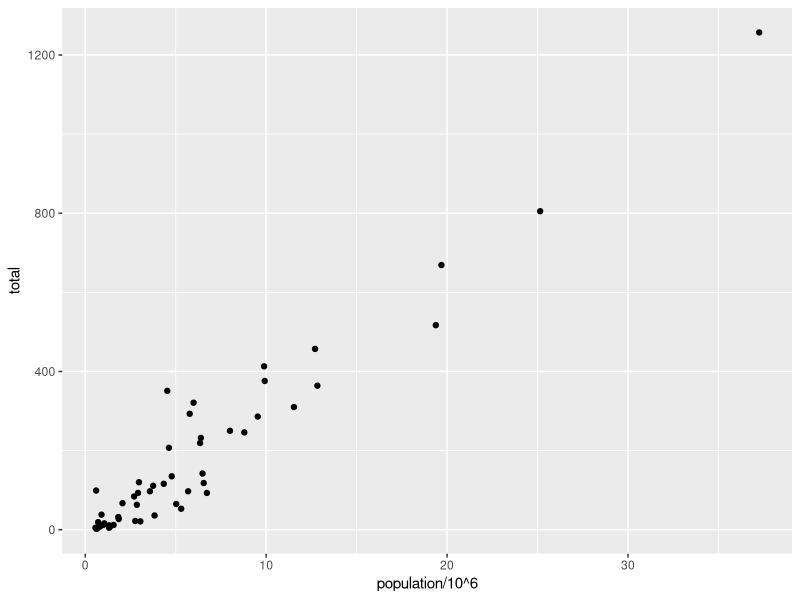
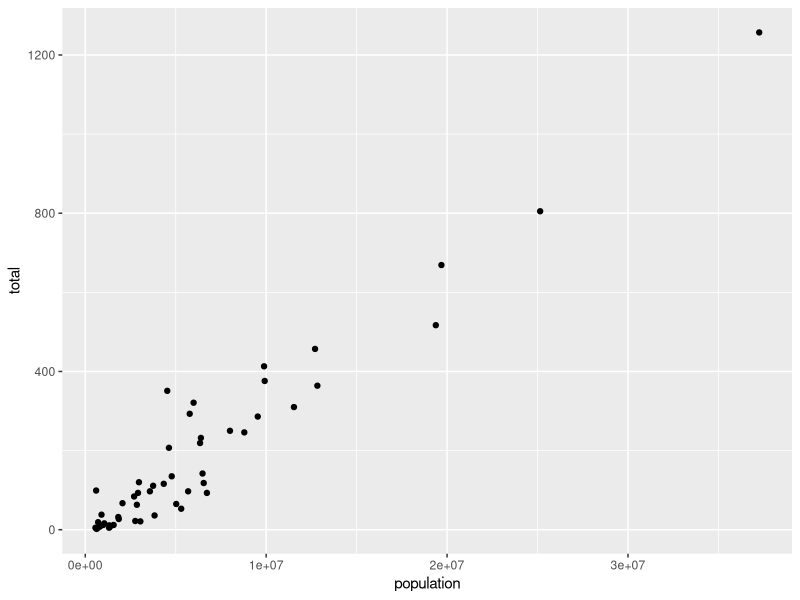
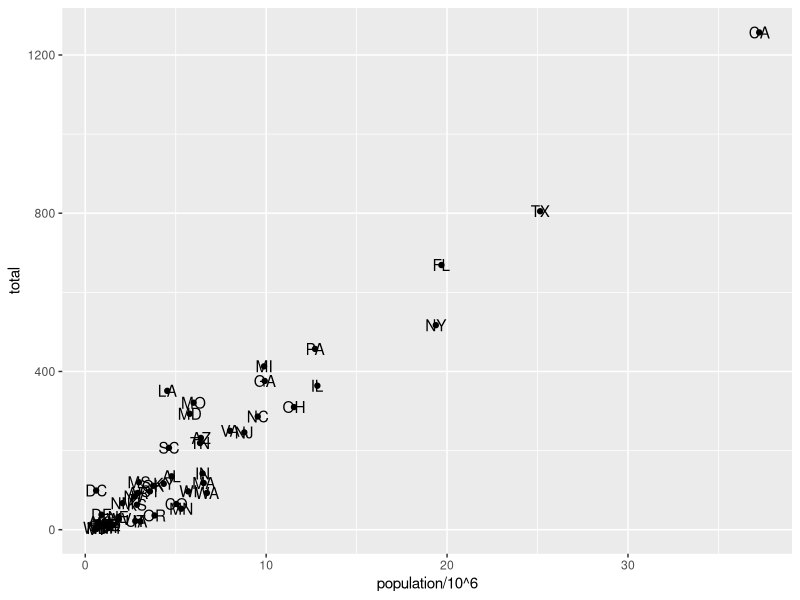
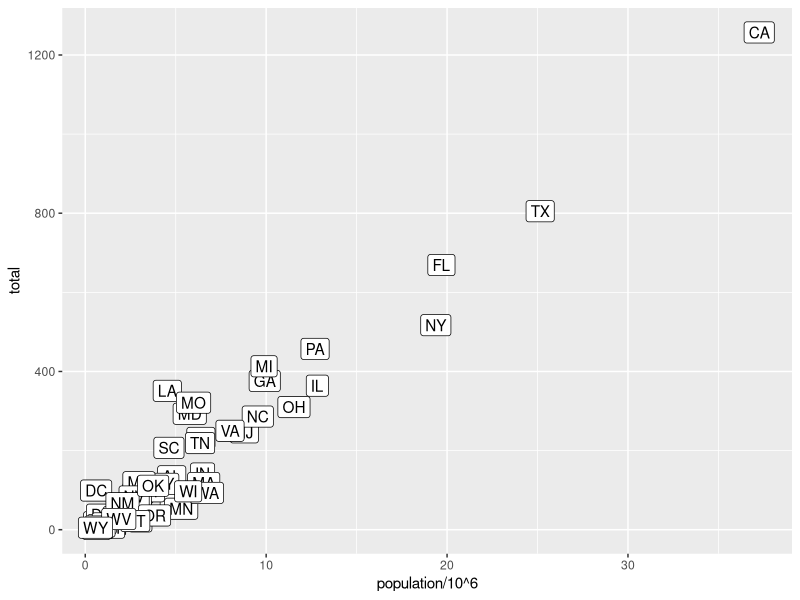
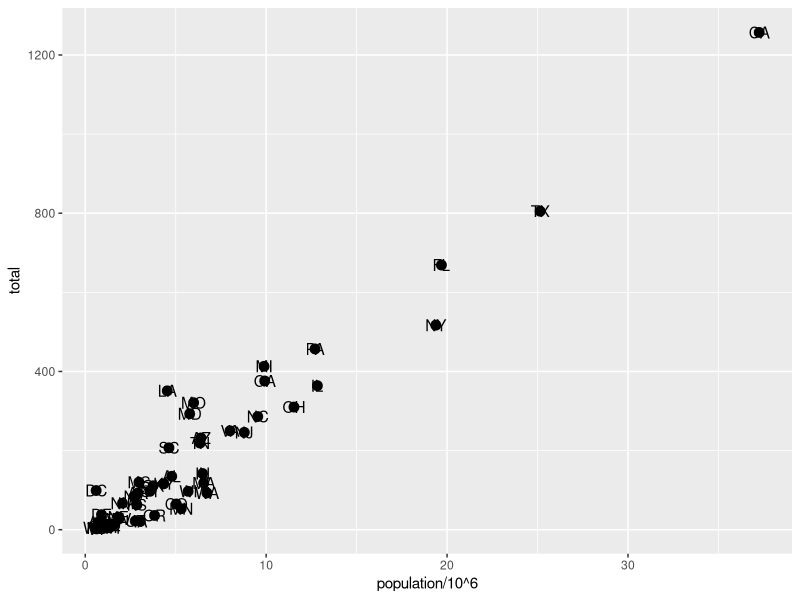
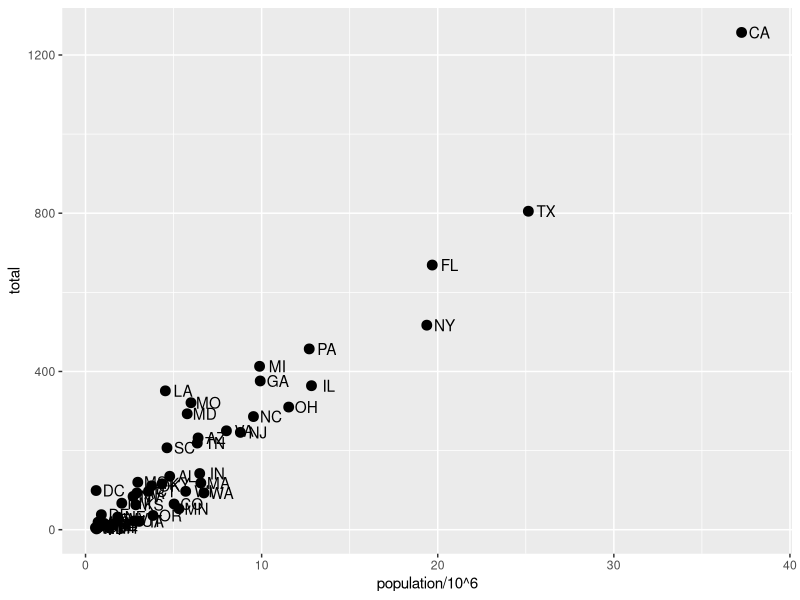
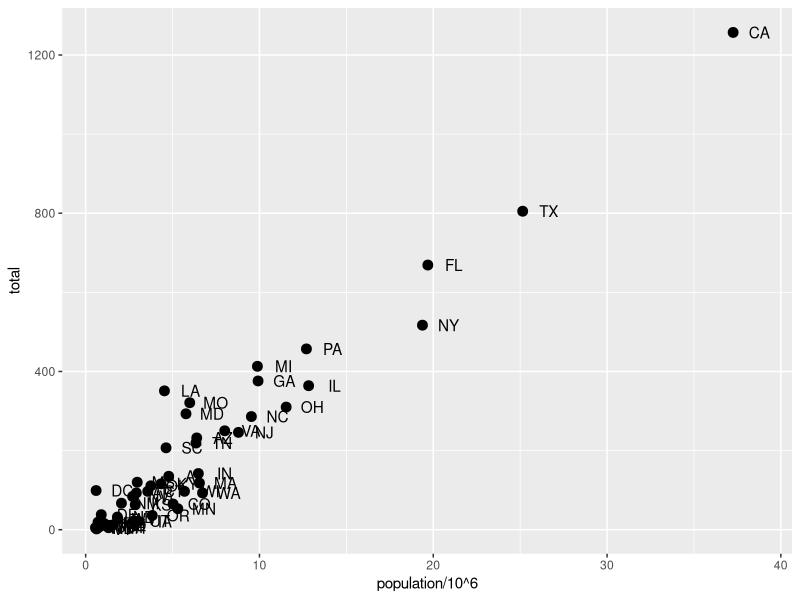
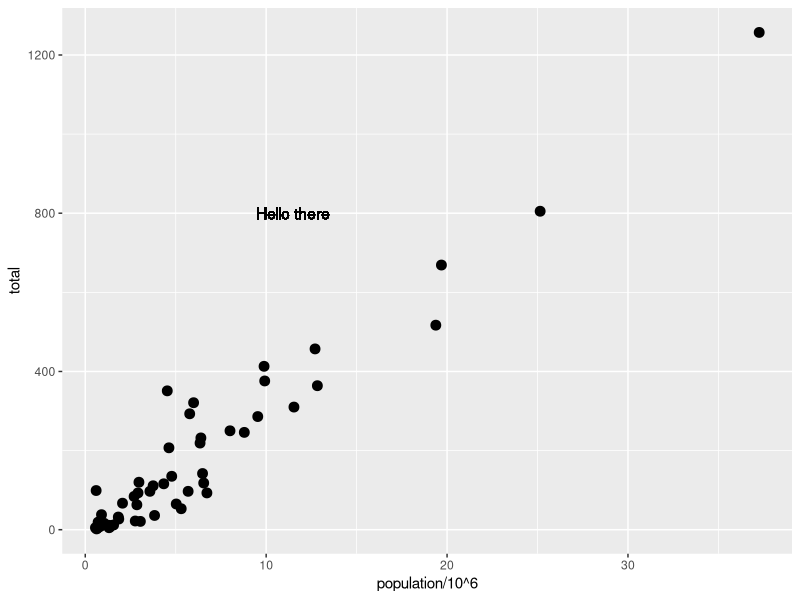

These charts were generated, in order, by the following R code:
library(tidyverse)
library(dslabs)
data(murders)
p <- ggplot(data=murders)

##SCATTERPLOT
murders %>% ggplot() + 
  geom_point(aes(population/10^6, total))

p + geom_point(aes(population,total))

#geom_label y geom_text añaden los labels a la gráfica. 

p + geom_point(aes(population/10^6,total)) + geom_text(aes(population/10^6, total, label = abb))
p + geom_point(aes(population/10^6,total)) + geom_label(aes(population/10^6, total, label = abb))

#change the size of the points 
p + geom_point(aes(population/10^6,total), size = 3) + geom_text(aes(population/10^6, total, label = abb))

#corriendo el label para que se pueda ver bien 
p + geom_point(aes(population/10^6,total), size = 3) + geom_text(aes(population/10^6, total, label = abb), nudge_x = 1)

#simplificando el código 
p <- murders %>% ggplot(aes(population/10^6, total, label = abb))
  #se pueden ir agregando capas así 
p + geom_point(size=3) + geom_text(nudge_x = 1.5) 
  #se puede agregar texto así 
p + geom_point(size=3) + geom_text(aes(10,800,label="Hello there"), nudge_x = 1.5) 

#cambiando la escala 
p + geom_point(size=3) + geom_text(nudge_x = 0.05) + scale_x_continuous(trans = "log10") +
  scale_y_continuous(trans = "log10")
#mejor más pegado el label al punto 
p + geom_point(size=3) + geom_text(nudge_x = 0.025) + scale_x_continuous(trans = "log10") +
  scale_y_continuous(trans = "log10")
#es más facil usar 
p + geom_point(size=3) + geom_text(nudge_x = 0.025) + scale_x_log10() + scale_y_log10() 
#añadiendo etiquetas a los ejes y título al gráfico
p + geom_point(size=3) + geom_text(nudge_x = 0.025) + scale_x_log10() + scale_y_log10() +
  xlab("Population in millions (log scale)") + ylab("total murders (log scale)") + ggtitle("US Gun Murders")

#para ir simplificando 
p <- murders %>% ggplot(aes(population/10^6, total, label = abb), size = 3) + geom_text(nudge_x = 0.05) + 
  scale_x_log10() + scale_y_log10() +xlab("Population in millions (log scale)") + ylab("total murders (log scale)") + 
  ggtitle("US Gun Murders")
#añadir colores a los puntos 
p + geom_point(size=3, color="blue")
#añadir colores a los puntos según la región 
p + geom_point(aes(col=region), size = 3) 
#añadir una linea que muestre el promedio de homicidios del país 
r <- murders %>% summarize(rate = sum(total) / sum(population) * 10^6) %>% pull(rate) #de esta manera se pueden calcular cosas
#lo que verdaderamente se calcula es un r para utilizarse en y=r*x
p + geom_point(aes(col=region), size = 3) + geom_abline(intercept = log10(r))
p + geom_abline(intercept = log10(r), lty = 2, color = "darkgrey") + geom_point(aes(col = region), size = 3)
p <- p + scale_color_discrete(name = "Region")    # capitalize legend title
murders <- murders %>% mutate(sum(total) / sum(population) * 10^6)

##ggthems and ggrepel 
ds_theme_set()
library(ggthemes)
p + theme_economist()
p + theme_fivethirtyeight()

##todo el procedimiento 
r <- murders %>%
  summarize(rate = sum(total) / sum(population) * 10^6) %>%
  .$rate
# make the plot, combining all elements
murders %>%
  ggplot(aes(population/10^6, total, label = abb)) + geom_text(nudge_x = 0.05) +
  geom_abline(intercept = log10(r), lty = 2, color = "darkgrey") +
  geom_point(aes(col = region), size = 3)  +
  scale_x_log10() +
  scale_y_log10() +
  xlab("Population in millions (log scale)") +
  ylab("Total number of murders (log scale)") +
  ggtitle("US Gun Murders in 2010") +
  scale_color_discrete(name = "Region") +
  theme_economist()

##HISTOGRAM 
library(dslabs)
data(heights)
heights %>% filter(sex=="Male")
q <- heights %>% filter(sex=="Male") %>% ggplot(aes(x=height))
q + geom_histogram()
#da un mensaje de error entonces podemos decidir el binwidth 
q + geom_histogram(binwidth = 1)
#ya se puede personalizar 
#fill para el color de las columnas
#col para el contorno de las columnas
q + geom_histogram(binwidth = 1, fill="blue", col="black") + xlab("Male heights in inches") +
  ggtitle("Histogram")

#para hacer un gráfico de densidad 
w <- heights %>% filter(sex=="Male") %>% ggplot(aes(x=height))
w + geom_density(fill="blue")

#para hacer un QQ plot. El QQ plot realmente compara los z's que deben ser metiendole los parámetros media y sigma; contra..
##los z's que realmente están en la base
t <- heights %>% filter(sex == "Male") %>% ggplot(aes(sample=height))
t + geom_qq()
params <- heights %>% filter(sex=="Male") %>% summarize(mean=mean(height), sd = sd(height))
t + geom_qq(dparams = params) 
#se necesita agregar la linea para mirar qué tanto se aproxima a la normal 
t + geom_qq(dparams = params) + geom_abline()

#para hacer un plot con varios plots se hace así 
# define plots p1, p2, p3
p_0 <- heights %>% filter(sex == "Male") %>% ggplot(aes(x = height))
p1 <- p_0 + geom_histogram(binwidth = 1, fill="blue", col="black")
p2 <- p_0 + geom_histogram(binwidth = 2, fill = "blue", col = "black")
p3 <- p_0 + geom_histogram(binwidth = 3, fill = "blue", col = "black")

# arrange plots next to each other in 1 row, 3 columns
library(gridExtra)
grid.arrange(p1, p2, p3, ncol=3)

#para sobreponer 2 densities en 1 por sexo 
heights %>% 
  ggplot(aes(height, group = sex)) + 
  geom_density()
#por color 
heights %>% 
  ggplot(aes(height, color = sex)) + geom_density()
#por fill 
heights %>% 
  ggplot(aes(height, fill = sex)) + 
  geom_density(alpha=0.2)
